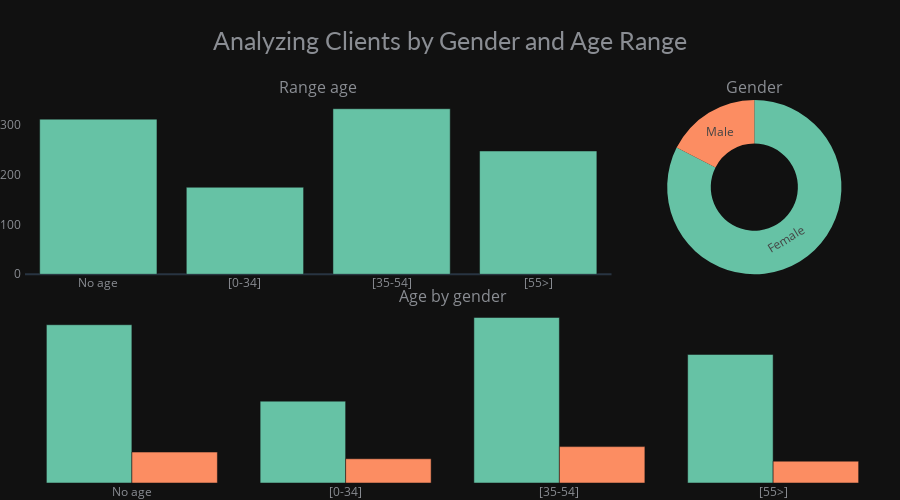

Here is the notebook cell this chart was saved with:
### Code cell
df_bar = clientes_.groupby('range_age')['ID_Cli'].count().reset_index()
df_pie = clientes_.groupby('Gender')['ID_Cli'].count().reset_index()
df_bar_M = clientes_[clientes_['Gender'] == 'Male'].groupby(['range_age'])['ID_Cli'].count().reset_index()
df_bar_F = clientes_[clientes_['Gender'] == 'Female'].groupby(['range_age'])['ID_Cli'].count().reset_index()

df_bar['color'] ='rgb(102,194,165)'
df_bar_F['color'] ='rgb(102,194,165)'
df_bar_M['color'] ='rgb(252,141,98)'


fig = make_subplots(
    rows=2, cols=2,
    specs=[[{"type": "bar"}, {"type": "pie"}],
            [{"colspan": 2}, None]],
    column_widths=[0.7, 0.3], vertical_spacing=0.09, horizontal_spacing=0.02,
    subplot_titles=("Range age","Gender", "Age by gender")
)


fig.add_trace(go.Bar(x=df_bar['range_age'], y=df_bar['ID_Cli'],marker=dict(color=df_bar['color'] ),
              name='Age'), row=1, col=1)



fig.add_trace(go.Pie(labels=df_pie['Gender'], values=df_pie['ID_Cli'], 
              marker=dict(colors=['rgb(102,194,165)', 'rgb(252,141,98)', 'rgb(141,160,203)']),
              hole=0.5, hoverinfo='label+percent+value', textinfo='label'),
              row=1, col=2)

fig.add_trace(go.Bar(x=df_bar_F['range_age'], y=df_bar_F['ID_Cli'], 
                     marker=dict(color= df_bar_F['color']), name='Female'),
                     row=2, col=1)
fig.add_trace(go.Bar(x=df_bar_M['range_age'], y=df_bar_M['ID_Cli'], 
                     marker=dict(color= df_bar_M['color']), name='Male'),
                     row=2, col=1)


fig.update_yaxes(showgrid=False, ticksuffix=' ', categoryorder='total ascending', row=1, col=1)
fig.update_xaxes(tickmode = 'array',  row=1, col=1)
fig.update_xaxes(tickmode = 'array', row=2, col=1)
fig.update_yaxes(visible=False, row=2, col=1, categoryorder='total ascending')
fig.update_layout(height=500, bargap=0.2,
                  margin=dict(b=0.04,r=20,l=20), xaxis=dict(tickmode='linear'),
                  title_text="Analyzing Clients by Gender and Age Range",
                  template="plotly_dark",
                  title_font=dict(size=25, color='#8a8d93', family="Lato, sans-serif"),
                  font=dict(color='#8a8d93'),
                  title_x=0.5,
                  hoverlabel=dict(bgcolor="#f2f2f2", font_size=13, font_family="Lato, sans-serif"),
                  showlegend=False)
fig.show()

### Figure 1 — Plotly figure (JSON) as saved in the notebook; plotly's stock layout.template omitted (floating-point values rounded to 4 significant figures)
{"data": [{"marker": {"color": ["rgb(102,194,165)", "rgb(102,194,165)", "rgb(102,194,165)", "rgb(102,194,165)"]}, "name": "Age", "type": "bar", "x": ["No age", "[0-34]", "[35-54]", "[55>]"], "xaxis": "x", "y": [312, 175, 333, 248], "yaxis": "y"}, {"domain": {"x": [0.706, 1], "y": [0.545, 1]}, "hole": 0.5, "hoverinfo": "label+percent+value", "labels": ["Female", "Male"], "marker": {"colors": ["rgb(102,194,165)", "rgb(252,141,98)", "rgb(141,160,203)"]}, "textinfo": "label", "type": "pie", "values": [881, 187]}, {"marker": {"color": ["rgb(102,194,165)", "rgb(102,194,165)", "rgb(102,194,165)", "rgb(102,194,165)"]}, "name": "Female", "type": "bar", "x": ["No age", "[0-34]", "[35-54]", "[55>]"], "xaxis": "x2", "y": [261, 135, 273, 212], "yaxis": "y2"}, {"marker": {"color": ["rgb(252,141,98)", "rgb(252,141,98)", "rgb(252,141,98)", "rgb(252,141,98)"]}, "name": "Male", "type": "bar", "x": ["No age", "[0-34]", "[35-54]", "[55>]"], "xaxis": "x2", "y": [51, 40, 60, 36], "yaxis": "y2"}], "layout": {"annotations": [{"font": {"size": 16}, "showarrow": false, "text": "Range age", "x": 0.343, "xanchor": "center", "xref": "paper", "y": 1, "yanchor": "bottom", "yref": "paper"}, {"font": {"size": 16}, "showarrow": false, "text": "Gender", "x": 0.853, "xanchor": "center", "xref": "paper", "y": 1, "yanchor": "bottom", "yref": "paper"}, {"font": {"size": 16}, "showarrow": false, "text": "Age by gender", "x": 0.5, "xanchor": "center", "xref": "paper", "y": 0.455, "yanchor": "bottom", "yref": "paper"}], "bargap": 0.2, "font": {"color": "#8a8d93"}, "height": 500, "hoverlabel": {"bgcolor": "#f2f2f2", "font": {"family": "Lato, sans-serif", "size": 13}}, "margin": {"b": 0.04, "l": 20, "r": 20}, "showlegend": false, "title": {"font": {"color": "#8a8d93", "family": "Lato, sans-serif", "size": 25}, "text": "Analyzing Clients by Gender and Age Range", "x": 0.5}, "xaxis": {"anchor": "y", "domain": [0, 0.686], "tickmode": "linear"}, "xaxis2": {"anchor": "y2", "domain": [0, 1], "tickmode": "array"}, "yaxis": {"anchor": "x", "categoryorder": "total ascending", "domain": [0.545, 1], "showgrid": false, "ticksuffix": " "}, "yaxis2": {"anchor": "x2", "categoryorder": "total ascending", "domain": [0, 0.455], "visible": false}}}
